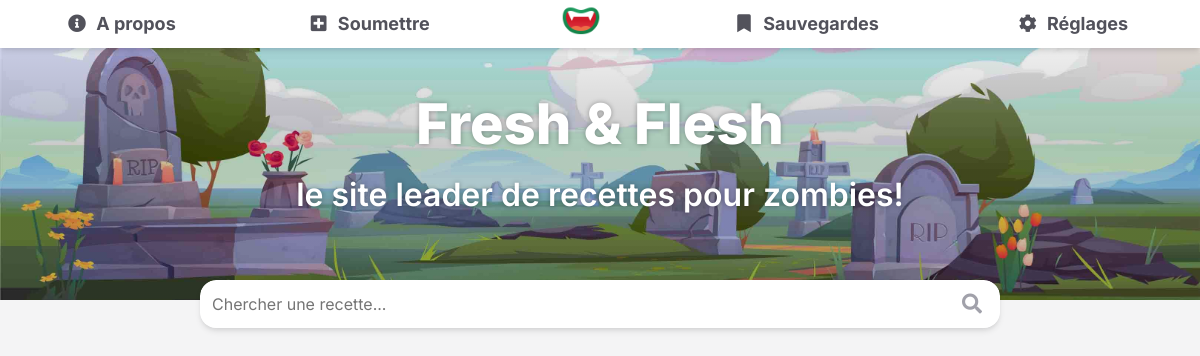
/, run on an earlier commit of the app's database.
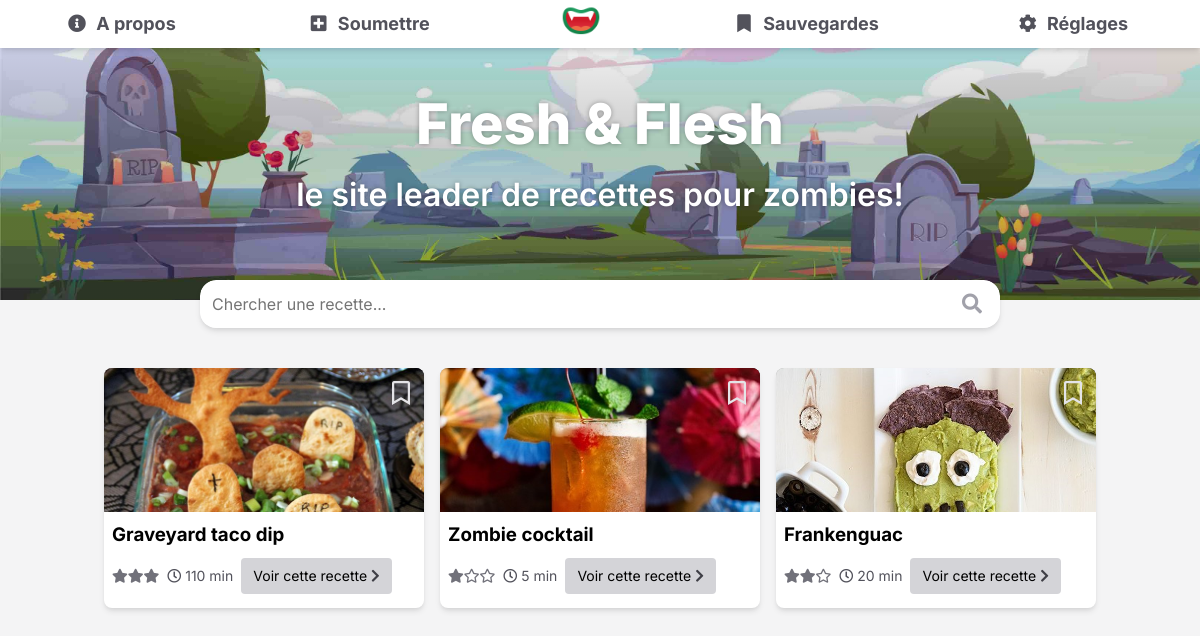
And on a later commit of the database.
### tables this page shows
CREATE TABLE "Recipes" (
	"Id"	INTEGER NOT NULL UNIQUE,
	"RecipeName"	TEXT,
	"RecipeType"	TEXT,
	"ImageUrl"	TEXT,
	"RecipeDescription"	TEXT,
	"Difficulty"	TEXT,
	"PreparationTime"	INTEGER,
	"Details"	TEXT,
	"FirstName"	TEXT,
	"LastName"	TEXT,
	"Ingrediants"	TEXT,
	"Quantities"	TEXT,
	"PublishDate"	TEXT,
	PRIMARY KEY("Id" AUTOINCREMENT)
);

### backend/components/recipecard.php (the view)
<div class="recipe"
     data-id="recipe<?= $recipeId ?>">
  <div class="recipe__top">
    <img src="images/recipes/<?= $recipeImageUrl ?>"
         alt="<?= $recipeName ?> recipe image"
         class="recipe__image" />
    <button id="bookmarkBtn<?= $recipeId ?>"
            class="recipe__bookmarkBtn <?= $recipeIconName ?>"
            aria-label="Bookmark button"></button>
  </div>
  <div class="recipe__bottom">
    <h3 class="recipe__title"><?= $recipeName ?></h3>
    <div class="recipe__info">
      <div class="recipe__difficulty">
        <i class="fas fa-star"></i><i class="<?php if ($recipeDifficulty=="intermediate" || $recipeDifficulty=="advanced") {echo "fas";} else { echo"far";} ?> fa-star"></i><i
           class="<?php if ($recipeDifficulty=="advanced") {echo "fas";} else { echo"far";} ?> fa-star"></i>
      </div>
      <div class="recipe__time"><i class="far fa-clock"></i><span> <?= $recipePreparationTime ?> min</span></div>
      <a href="/details.php?recipe=<?= $recipeId ?>"
         class="recipe__detailsBtn"
         aria-label="search"><?= $lang['details'] ?><i class="fas fa-chevron-right"></i></a>
    </div>
  </div>
</div>

### index.php (shortened to what this page needs)
<!DOCTYPE html>
<html lang="<?php if (isset($_COOKIE['language'])) {
              echo $_COOKIE['language'];
            } else {
              echo 'fr';
            } ?>">
<head>
  <?php $pageName = "mainPage";
  include "backend/components/headHtml.php"; ?>
</head>
<body>
  <?php include "backend/components/navigation.php"; ?>
  <div class="header">
    <h1 class="header__text">Fresh & Flesh</h1>
    <h2 class="header__description"><?= $lang["aboutTitle"] ?></h2>
  </div>
  <form class="search form">
    <input class="search__input"
           autocomplete="off"
           list="recipes"
           id="searchInput"
           type="search"
           placeholder="<?= $lang['searchRecipe'] ?>"
           maxlength="60"
           name="search"
           aria-label="Search recipe input" />
    <button onclick="showResults()"
            id="searchButton"
            class="search__button"
            type="submit"
            aria-label="search">
      <i class="fas fa-search"></i>
    </button>
  </form>
  <main class="recipeList"
        id="recipeList">
    <?php include "backend/recipeAll.php" ?>
  </main>
</body>
</html>

### backend/components/headHtml.php (shortened to what this page needs)
<link rel="stylesheet"
      href="https://cdnjs.cloudflare.com/ajax/libs/font-awesome/5.15.2/css/all.min.css" />
<link rel="stylesheet"
      href="./style/css/style.css" />

### backend/components/navigation.php (shortened to what this page needs)
<nav class="topnav">
  <a class="topnav__link"
     href="about.php"><i class="topnav__icon fas fa-info-circle fa-fw"></i><?= $lang['about'] ?></a>
  <a class="topnav__link"
     href="submit.php"><i class="topnav__icon fas fa-plus-square fa-fw"></i><?= $lang['submit'] ?></a>
  <a class="topnav__link topnav__logo"
     href="index.php"><img style="width: 2.5rem"
         src="images/assets/logoWebsite.png"
         alt="Main page link" /></a>
  <a class="topnav__link"
     href="bookmark.php"><i class="topnav__icon fas fa-bookmark fa-fw"></i><?= $lang['bookmarks'] ?></a>
  <button class="topnav__link"
          id="openModalBtn"
          tabindex="0"><i class="topnav__icon fas fa-cog fa-fw"></i><?= $lang['settings'] ?></button>
</nav>

### backend/recipeAll.php (shortened to what this page needs)
<?php
if (empty($_GET["search"])) {
  try {
    $dirPath = dirname(__FILE__);
    $pdo = new PDO("sqlite:{$dirPath}/database/recipes.sqlite");
    $pdo->setAttribute(PDO::ATTR_DEFAULT_FETCH_MODE, PDO::FETCH_ASSOC);
    $pdo->setAttribute(PDO::ATTR_ERRMODE, PDO::ERRMODE_EXCEPTION);
    $pdo->query(
      'CREATE TABLE IF NOT EXISTS "Recipes" (
      "Id"	INTEGER NOT NULL UNIQUE,
      "RecipeName"	TEXT,
      "RecipeType"	TEXT,
      "ImageUrl"	TEXT,
      "RecipeDescription"	TEXT,
      "Difficulty"	TEXT,
      "PreparationTime"	INTEGER,
      "Details"	TEXT,
      "FirstName"	TEXT,
      "LastName"	TEXT,
      "Email"	TEXT,
      "Organisation"	TEXT,
      "Ingrediants"	TEXT,
      "Quantities"	TEXT,
      "PublishDate"	TEXT,
      PRIMARY KEY("Id" AUTOINCREMENT))'
    );
    $statement = $pdo->query("SELECT * FROM Recipes");
    $rows = $statement->fetchAll(PDO::FETCH_ASSOC);
    for ($i = 0; $i < count($rows); $i++) {
      $recipeId = ($rows[$i]['Id']);
      $recipeName = ($rows[$i]['RecipeName']);
      $recipeImageUrl = ($rows[$i]['ImageUrl']);
      $recipeDifficulty = ($rows[$i]['Difficulty']);
      $recipePreparationTime = ($rows[$i]['PreparationTime']);
      $tmp = "bookmarkBtn" . $recipeId;
      if (isset($_COOKIE["bookmarks"]) && strpos($_COOKIE["bookmarks"], $tmp)) {
        $recipeIconName = "fas fa-bookmark";
      } else {
        $recipeIconName = "far fa-bookmark";
      }
      include "components/recipeCard.php";
    }
  } catch (PDOException $exception) {
    var_dump($exception);
  }
}

What changed in the data, as far as the page shows it:
added recipes: ImageUrl (picture), RecipeName "Graveyard taco dip", PreparationTime "110"
added recipes: ImageUrl (picture), RecipeName "Zombie cocktail", PreparationTime "5"
added recipes: ImageUrl (picture), RecipeName "Frankenguac", PreparationTime "20"
